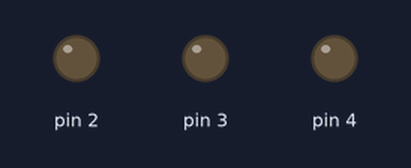
A sketch run on a simulated Arduino Uno, built with avr-gcc and run on an emulated ATmega328P. On the bench: output pins drawn as LEDs (lit = HIGH).

Above: at 0.05 s.
At 0.65 s:
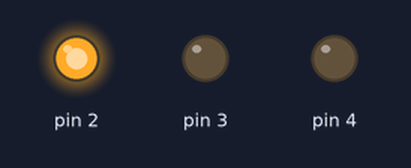
At 1.25 s:
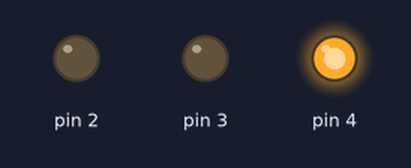
At 2.35 s:
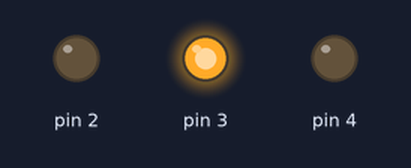
At 3.35 s:
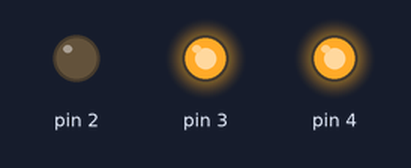
At 4.55 s:
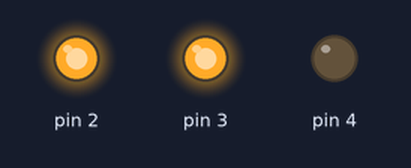
Timing chart, 0 to 4.8 s (numbered marks = the images above):
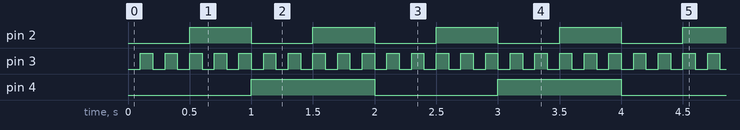

Measured:
- by itself, pin 2: alternates HIGH for 0.50 s and LOW for 0.50 s
- by itself, pin 3: alternates HIGH for 0.10 s and LOW for 0.10 s
- by itself, pin 4: alternates HIGH for 1.0 s and LOW for 1.0 s

The sketch:

LEDClassTest.ino
```cpp
// (licence header left out)
#include <Led.h>

Led Led1 = Led(3);
Led Led2 = Led(4);
Led Led3 = Led(2);

void setup()
{
  //no setup necessary for Led class
}

void loop()
{
Led1.blink(100);
Led2.blink(1000);
Led3.blink(500);
}
```

Led.cpp
```cpp
// (licence header left out)
#include "Arduino.h"
#include "Led.h"

Led::Led(int pin)
{
  _pin = pin;
  pinMode(_pin,OUTPUT);
}

 void Led::on()
{
  digitalWrite(_pin, HIGH);
_status = 1;
}

 void Led::off()
{
  digitalWrite(_pin, LOW);
 _status = 0;}

 bool Led::status()
{
  return _status;
}

 void Led::blink(int delayTime)
{
  _delayTime = delayTime;

  if (millis() - previousMillis >= _delayTime) //if current system time - last time is greater then desired delay then make last system
  // equal to current system time
  {
    previousMillis = millis();

    if (_status == 0)
    {
      on();
    }
    else
    {
      off();
    }

  }
 }
```

Led.h
```cpp
// (licence header left out)
#ifndef Led_h
#define Led_h

#include "Arduino.h"

class Led
{
public:
Led(int pin);
void on();
void off();
bool status();
void blink(int delayTime);

private:
int _pin;
bool _status;
int _delayTime;
int _rate;
unsigned long previousMillis = millis();
};

#endif
```
